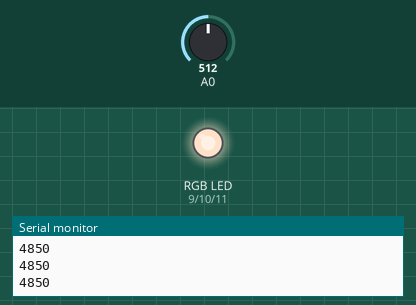
Recording of a sketch running on a simulated Arduino Uno, built with avr-gcc and run on an emulated ATmega328P. Parts: an RGB LED mixed from three pins (HIGH = lit), the last lines printed to the serial monitor. The test bench sets the inputs (shaded band); at power-on: A0 = 512.

Above: at 1.2 s.
1.3 s: A0 set to 716
At 1.6 s:
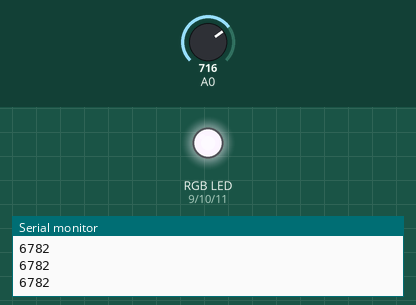
2.8 s: A0 set to 306
At 4.0 s:
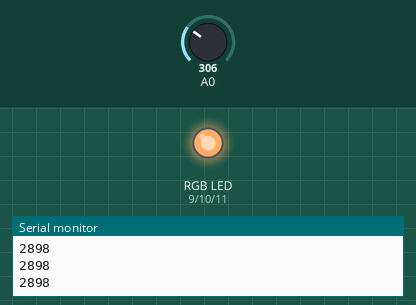
4.3 s: A0 set to 245
At 5.1 s:
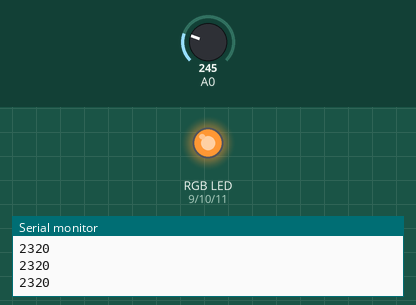
5.8 s: A0 set to 122
At 6.4 s:
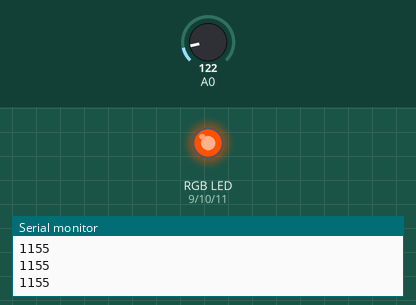
7.3 s: A0 set to 0
At 8.5 s:
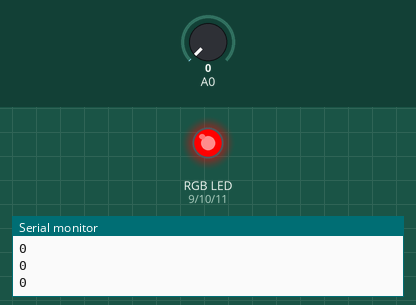
Timing chart, 0 to 9.8 s (numbered marks = the images above; inputs shaded):
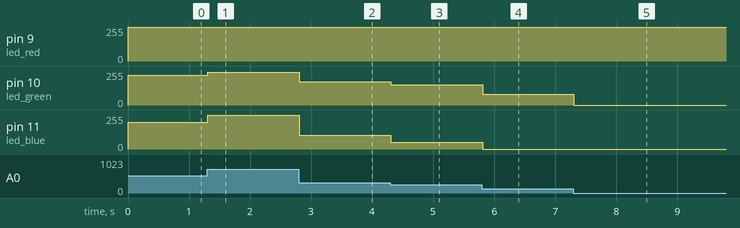

Measured:
- after the input at 1.3 s, pin 9 (led_red): 255/255 → 252/255 at once; pin 10 (led_green): 225/255 → 244/255 at once; pin 11 (led_blue): 200/255 → 255/255 at once
- after the input at 2.8 s, pin 9 (led_red): 252/255 → 255/255 at once; pin 10 (led_green): 244/255 → 173/255 at once; pin 11 (led_blue): 255/255 → 102/255 at once
- after the input at 4.3 s, pin 10 (led_green): 173/255 → 151/255 at once; pin 11 (led_blue): 102/255 → 52/255 at once
- after the input at 5.8 s, pin 10 (led_green): 151/255 → 82/255 at once; pin 11 (led_blue): 52/255 → 0/255 at once
- after the input at 7.3 s, pin 10 (led_green): 82/255 → 0/255 at once

The sketch:

RGB_switch.ino
```cpp
const int led_red = 9, led_green = 10, led_blue = 11;
void setup() {
  pinMode(led_red, OUTPUT);
  pinMode(led_green, OUTPUT);
  pinMode(led_blue, OUTPUT);
  Serial.begin(9600);
}

void loop() {
  int signal = analogRead(A0);
  int temp = signal / 1024.0 * 9700;
  Serial.println(temp);
  int RED, GREEN, BLUE;
  if(temp <= 6600) {
    RED = 255;
    GREEN = (int)(min(255, max(0, 99.5 * log(temp / 100.0) - 161.1)));
  }
  else {
    RED = (int)(min(255, 329.7 * pow((temp / 100.0) - 60.0, -0.13)));
    GREEN = (int)(min(255, 288.1 * pow(((temp / 100.0) - 60.0), -0.08)));
  }
  if(temp <= 1900) {
    BLUE = 0;
  }
  else if(temp < 6600) {
    BLUE = (int)(max(0, 138.5 * log((temp / 100.0) - 10.0) - 305.0));
  }
  else {
    BLUE = 255;
  }
  analogWrite(led_red, RED);
  analogWrite(led_green, GREEN);
  analogWrite(led_blue, BLUE);
}
```
